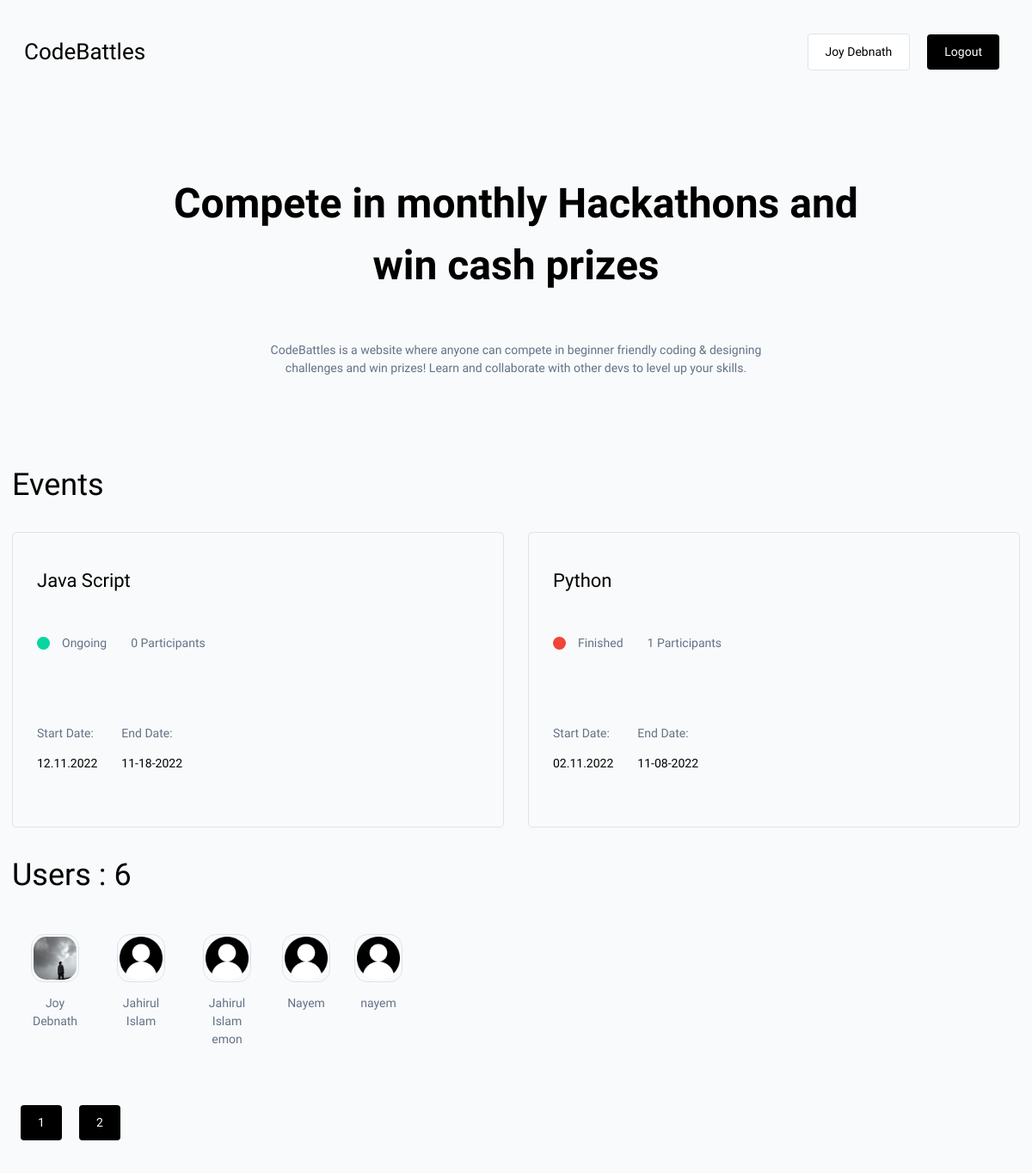
Page / (signed in) on the committed database.
### base/models.py (models this page shows, shortened)
class User(AbstractUser):
    name = models.CharField(max_length=100, null=True)
    email = models.EmailField(unique=True, null=True)
    bio = models.TextField(null=True, blank=True)
    professional_participant = models.BooleanField(default=True, null=True)
    avatar = ResizedImageField(size=[300, 300], default='avatar.png')
    id = models.UUIDField(default=uuid.uuid4, unique=True, primary_key=True, editable=False)
    USERNAME_FIELD = 'email'
    REQUIRED_FIELDS = ['username']
    twitter = models.URLField(max_length=500, null=True, blank=True)
    linkedin = models.URLField(max_length=500, null=True, blank=True)
    website = models.URLField(max_length=500, null=True, blank=True)
    facebook = models.URLField(max_length=500, null=True, blank=True)
    github = models.URLField(max_length=500, null=True, blank=True)
    class Meta:
        ordering = ['avatar']

class Event(models.Model):
    name = models.CharField(max_length=200)
    description = models.TextField(null=True, blank=True)
    participants = models.ManyToManyField(User, blank=True, related_name='events')
    start_date = models.DateTimeField(null=True)
    end_date = models.DateTimeField(null=True)
    registration_deadline = models.DateTimeField(null=True)
    updated = models.DateTimeField(auto_now=True)
    created = models.DateTimeField(auto_now_add=True)
    id = models.UUIDField(default=uuid.uuid4, unique=True, primary_key=True, editable=False)
    class Meta:
        ordering = ['-end_date']
    class Meta:
        ordering = ['-end_date']
    @property
    def event_status(self):
        status = None
        present = datetime.now().timestamp()
        deadline = self.registration_deadline.timestamp()
        past_deadline = (present > deadline)
        if past_deadline:
            status = 'Finished'
        else:
            status = 'Ongoing'
        return status

### base/views.py (the view)
# urls.py: path('', views.home, name='home'),
def home(request):
    limit = request.GET.get('limit')
    if limit == None:
        limit = 20
    limit = int(limit)
    users = User.objects.filter(professional_participant=True)
    count = users.count()
    page = request.GET.get('page')
    paginator = Paginator(users, 5)
    try:
        users = paginator.page(page)
    except PageNotAnInteger:
        page = 1
        users = paginator.page(page)
    except EmptyPage:
        page = paginator.num_pages
        users = paginator.page(page)
    pages = list(range(1, (paginator.num_pages + 1)))
    events = Event.objects.all()
    context = {'users': users, 'events': events, 'count': count, 'paginator': paginator, 'pages': pages}
    return render(request, 'home.html', context)

### templates/home.html (shortened to what this page needs)
{% extends 'base.html' %}
{% block content %}
    <div class="section" id="home__hero">
        <div id="hero__content">
            <h3 id="intro--headline">Compete in monthly Hackathons and win cash prizes</h3>
            <p id="intro--subheadline">CodeBattles is a website where anyone can compete in beginner friendly coding & designing challenges and win prizes! Learn and collaborate with other devs to level up your skills.</p>
        </div>
    </div>
    <div>
        <div>
            <h3>Events</h3>
        </div>
        <div class="events--lists section">
            {% for event in events %}
                <a href="{% url 'event' event.id %}">
                    <div class="event__wrapper">
                        <h5 class="event__preview--title">{{event.name}}</h5>
                        <div class="event__preview__details">
                            <div class="dot__wrapper">
                                {% if event.event_status == 'Ongoing' %}
                                    <div class="dot dot--green"></div>
                                {% else %}
                                     <div class="dot dot--red"></div>
                                {% endif %}
                                <p>{{ event.event_status }}</p>
                            </div>
                            <p>{{event.participants.all.count}} Participants</p>
                        </div>
                        <div class="event__preview__details__bottom">
                            <div>
                                <p>Start Date:</p>
                                <p class="event--date">{{event.start_date|date:"d.m.Y"}}</p>
                            </div>
                            <div>
                                <p>End Date:</p>
                                <p class="event--date">{{event.end_date|date:"m-d-Y"}}</p>
                            </div>
                        </div>
                    </div>
                </a>
            {% endfor %}
        </div>
    </div>
    <section>
        <h3>Users : {{count}}</h3>
        <div class="users--lists section">
            {% for user in users %}
                <a href="{% url 'profile' user.id%}">
                    <div class="wrapper--user">
                        <div class="avatar__border">
                            <img class="user--avatar--sm" src="{{user.avatar.url}}"/>
                        </div>
                        <p>{{user.name}}</p>
                    </div>
                </a>
            {% endfor %}
        </div>
        <div class="section paginator--wrapper">
            {% for page in pages %}
                <a class="btn btn--primary" href="?page={{page}}">{{page}}</a>
            {% endfor %}
        </div>
    </section>
{% endblock %}

### templates/navbar.html (shortened to what this page needs)
<nav>
    <div id="logo--wrapper">
        <a href="{% url 'home' %}">
            <h4 id="logo--text">CodeBattles</h4>
        </a>
    </div>
    <div id="nav--col3">
        {% if request.user.is_authenticated %}
        <a class="btn btn--secondary" href="{% url 'account' %}">{{request.user.name}}</a>
        <a class="btn btn--primary" href="{% url 'logout' %}">Logout</a>
        {% else %}
        <a class="btn btn--secondary" href="{% url 'login' %}">Login</a>
        <a class="btn btn--primary" href="{% url 'register' %}">Register</a>
        {% endif %}
    </div>
</nav>

### static/css/main.css (style rules this page uses)
* { box-sizing: border-box; margin: 0; padding: 0; font-family: 'Readex Pro'; background-color: rgb(249, 250,251); line-height: 1.5em; color: #000; font-size: 14px; }
h1,h2,h3,h4,h5,h6 { font-weight: 500; }
h3 { font-size: 36px; }
h4 { font-size: 32px; }
h5 { font-size: 28px; }
p { color: #637287; }
a { text-decoration: none; }
.section { margin: 2em 0; }
.btn { padding: 10px 20px; border-radius: 4px; text-decoration: none; color: black; display: block; width: fit-content; margin: 10px; background-color: none; border: none; }
.btn--primary { background-color:#000; color: #fff; }
.btn--secondary { background-color:#fff; color: #000; border: 1px solid #DEE4ED; }
nav { display: flex; justify-content: space-between; align-items: center; width: 100%; padding: 0.5em 2em; }
nav a { text-decoration: none; color: black; margin: 0 10px; }
#logo--text { font-size: 26px; font-weight: 500; }
#nav--col3 { display: flex; justify-content: space-between; align-items: center; }
#intro--headline { font-weight: 600; font-size: 48px; text-align: center; }
#home__hero { padding-top: 2em; padding-bottom: 2em; }
#hero__content { max-width: 800px; margin: 0 auto; text-align: center; }
#intro--subheadline { padding: 2em 6em; }
.events--lists { display: grid; grid-template-columns: 1fr 1fr; gap: 2em; }
.event__wrapper { border: 1px solid #DEE4ED; padding: 2em; border-radius: 5px; }
.event__preview--title { font-size: 22px; text-decoration: none; color: #000; }
.event--date { color: #000; }
.dot__wrapper { display: flex; align-items: center; }
.dot__wrapper * { margin-right: .5em; }
.dot { background-color: grey; height: 15px; width: 15px; border-radius: 50%; }
.dot--green { background-color: #06D6A0; }
.dot--red { background-color: #F04438; }
.event__preview__details * { margin-right: 1em; }
.event__preview__details { display: flex; justify-content: flex-start; padding: 1.5em 0; }
.event__preview__details__bottom { display: flex; padding: 1.5em 0; }
.event__preview__details__bottom * { margin-right: 1em; }
.wrapper--user { display: flex; flex-direction: column; align-items: center; padding: 1em; border-radius: 5px; text-align: center; max-width: 100px; }
.wrapper--user * { margin-top: 1em; }
.avatar__border { border:1px solid #DEE4ED; width: fit-content; border-radius: 15px; margin: 0; padding: 2px; line-height: 0; }
.user--avatar--sm { height: 50px; width: 50px; object-fit: cover; border-radius: 15px; margin: 0; padding: 0; line-height: 0; }
.users--lists { display: flex; flex-wrap: wrap; }
.paginator--wrapper { display: flex; flex-wrap: wrap; }

### static/css/event.css (style rules this page uses)
* { line-height: 1.5em; }
h1,h2,h3,h4,h5,h6 { margin-top: 0.5em; margin-bottom: 0.5em; }
p { margin: 1em 0; }

### rows in the picture
User: user.name "Joy Debnath", avatar (picture), name "Joy Debnath"
Event: name "Java Script", event_status "Ongoing", participants.all.count "0", start_date "12.11.2022", end_date "11-18-2022"
Event: name "Python", event_status "Finished", participants.all.count "1", start_date "02.11.2022", end_date "11-08-2022"
User: avatar (placeholder picture), name "Jahirul Islam"
User: avatar (placeholder picture), name "Jahirul Islam emon"
User: avatar (placeholder picture), name "Nayem"
User: avatar (placeholder picture), name "nayem"

### other values in the picture
{{ count }} "6"
{{ page }} "1" "2"
